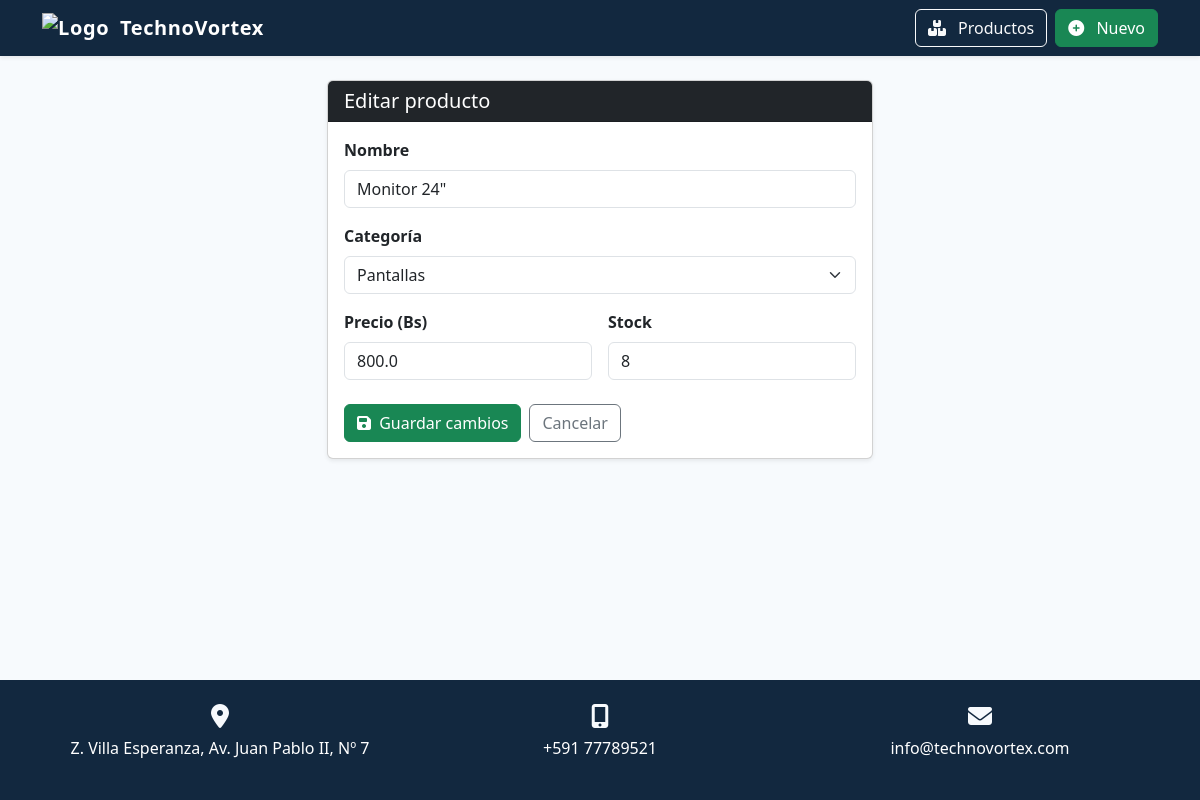
The app's page /editar/3 with its own data.
### tables this page shows
CREATE TABLE productos (
            id        INTEGER PRIMARY KEY AUTOINCREMENT,
            nombre    TEXT    NOT NULL,
            categoria TEXT    NOT NULL,
            precio    REAL    NOT NULL,
            stock     INTEGER NOT NULL
        );

### app.py (the view, shortened to what this page needs)
@app.route("/editar/<int:id>", methods=["GET", "POST"])
def editar(id):
    db      = get_db()
    producto = db.execute("SELECT * FROM productos WHERE id=?", (id,)).fetchone()
    if not producto:
        return redirect(url_for("index"))
    error = None
    return render_template("formulario.html", accion="Editar", producto=producto, error=error)

### app.py (called while the page is built)
def get_db():
    if "db" not in g:
        g.db = sqlite3.connect(DATABASE)
        g.db.row_factory = sqlite3.Row
    return g.db

### templates/formulario.html (shortened to what this page needs)
{% extends "base.html" %}
{% block content %}
<div class="row justify-content-center">
  <div class="col-md-6">
    <div class="card shadow-sm">
      <div class="card-header bg-dark text-white">
        <h5 class="mb-0">{{ accion }} producto</h5>
      </div>
      <div class="card-body">
        <form method="POST">
          <div class="mb-3">
            <label class="form-label fw-semibold">Nombre</label>
            <input type="text" name="nombre" class="form-control" required
              value="{{ producto.nombre if producto else '' }}" placeholder="Ej. Teclado Mecánico">
          </div>
          <div class="mb-3">
            <label class="form-label fw-semibold">Categoría</label>
            <select name="categoria" class="form-select" required>
              {% set cats = ["Periféricos", "Pantallas", "Audio", "Accesorios",
              "Computadoras", "Almacenamiento", "Redes", "Otro"] %}
              {% for cat in cats %}
              <option value="{{ cat }}" {{ 'selected' if producto and producto.categoria==cat else '' }}>
                {{ cat }}
              </option>
              {% endfor %}
            </select>
          </div>
          <div class="row g-3 mb-3">
            <div class="col">
              <label class="form-label fw-semibold">Precio (Bs)</label>
              <input type="number" name="precio" class="form-control" required step="0.01" min="0"
                value="{{ producto.precio if producto else '' }}" placeholder="0.00">
            </div>
            <div class="col">
              <label class="form-label fw-semibold">Stock</label>
              <input type="number" name="stock" class="form-control" required min="0"
                value="{{ producto.stock if producto else '' }}" placeholder="0">
            </div>
          </div>
          <div class="d-flex gap-2 mt-4">
            <button type="submit" class="btn btn-success">
              {% if accion == 'Editar' %}
              <i class="fas fa-save me-1"></i> Guardar cambios
              {% else %}
              <i class="fas fa-plus-circle me-1"></i> Registrar producto
              {% endif %}
            </button>
            <a href="/" class="btn btn-outline-secondary">Cancelar</a>
          </div>
        </form>
      </div>
    </div>
  </div>
</div>
{% endblock %}

### templates/base.html (style rules this page uses)
html, body { height: 100%; margin: 0; }
body { display: flex; flex-direction: column; background: #f7fafd; position: relative; }

### records on screen
productos: nombre "Monitor 24\"", precio "800.0", stock "8"

### other values on screen
{{ accion }} "Editar"
form field categoria "Pantallas"
